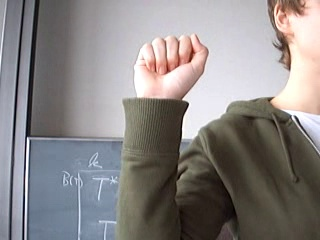
#> input picture Dataset/train/user_3/A4.jpg, 320 x 240 px; its folder holds only this picture in this run
$ jupyter execute --allow-errors tf_code.ipynb   (shell and % lines are left out)
#> lines starting #> are read from the running program, lines starting #| are printed output that depends on the picture
[cell 1]
# Based on the structure described in the tutorial at
# https://www.kaggle.com/paultimothymooney/interpret-sign-language-with-deep-learning

[cell 2]
import tensorflow as tf

[cell 3]
import os
import matplotlib.pyplot as plt
import random
import cv2
import pandas as pd
import numpy as np
import matplotlib.gridspec as gridspec
import seaborn as sns
import zlib
import itertools
import sklearn
import itertools
import scipy
import skimage
from glob import glob
from skimage.transform import resize
import csv
from tqdm import tqdm
from sklearn import model_selection
from sklearn.model_selection import train_test_split, learning_curve,KFold,cross_val_score,StratifiedKFold
from sklearn.utils import class_weight
from sklearn.metrics import confusion_matrix
#from imblearn.over_sampling import RandomOverSampler
#from imblearn.under_sampling import RandomUnderSampler

[cell 4]
imageSize=50
train_dir = "./Dataset/train/"
test_dir =  "./Dataset/test/"
import tqdm
def get_data(folder):
    """
    Load the data and labels from the given folder.
    """
#> called with folder = './Dataset/train/'
    X = []
    y = []

    for folderName in os.listdir(train_dir):
        if folderName == '.ipynb_checkpoints':
            continue
        else:

            for filename in os.listdir(f'{train_dir}/{folderName}'):
                if filename.startswith('A'):
                    label = 0
                elif filename.startswith('B'):
                    label = 1
                elif filename.startswith('C'):
                    label = 2
                elif filename.startswith('D'):
                    label = 3
                elif filename.startswith('E'):
                    label = 4
                elif filename.startswith('F'):
                    label = 5
                elif filename.startswith('G'):
                    label = 6
                elif filename.startswith('H'):
                    label = 7
                elif filename.startswith('I'):
                    label = 8
                elif filename.startswith('J'):
                    label = 9
                elif filename.startswith('K'):
                    label = 10
                elif filename.startswith('L'):
                    label = 11
                elif filename.startswith('M'):
                    label = 12
                elif filename.startswith('N'):
                    label = 13
                elif filename.startswith('O'):
                    label = 14
                elif filename.startswith('P'):
                    label = 15
                elif filename.startswith('Q'):
                    label = 16
                elif filename.startswith('R'):
                    label = 17
                elif filename.startswith('S'):
                    label = 18
                elif filename.startswith('T'):
                    label = 19
                elif filename.startswith('U'):
                    label = 20
                elif filename.startswith('V'):
                    label = 21
                elif filename.startswith('W'):
                    label = 22
                elif filename.startswith('X'):
                    label = 23
                elif filename.startswith('Y'):
                    label = 24
                elif filename.startswith('Z'):
                    label = 25

                img_file = cv2.imread(folder + folderName + '/' +filename)
#> img_file is the input picture: shape (240, 320, 3); mean B, G, R 133.5, 134.2, 138.5
                if img_file is not None:
                    img_arr = np.asarray(img_file)
                    X.append(img_arr)
                    y.append(label)
        X = np.asarray(X)
        y = np.asarray(y)
        return X,y

X_train, y_train = get_data(train_dir)
#> y_train = [0]
#X_test, y_test= get_data(test_dir) # Too few images

from sklearn.model_selection import train_test_split
#> (the rest of this cell did not finish here and is left out)

[cell 5]
# Shuffle data to permit further subsampling
from sklearn.utils import shuffle
#> (the rest of this cell did not finish here and is left out)

[cell 6]
# Shuffle data to permit further subsampling
from sklearn.utils import shuffle
#> (the rest of this cell did not finish here and is left out)

[cell 7]
# [15 lines left out: function plotHistogram, not called in this run]
#> (the rest of this cell did not finish here and is left out)

[cell 8]
# Check model for letter 'A'
multipleImages = glob('./Dataset/train/*/A*')
def plotThreeImages(images):
    r = random.sample(images, 3)
    plt.figure(figsize=(16,16))
    plt.subplot(131)
    plt.imshow(cv2.imread(r[0]))
    plt.subplot(132)
    plt.imshow(cv2.imread(r[1]))
    plt.subplot(133)
    plt.imshow(cv2.imread(r[2]))

#> (the rest of this cell did not finish here and is left out)

[cell 9]
# Check model for letter 'Y'
multipleImages = glob('./Dataset/train/*/Y*')
def plotThreeImages(images):
    r = random.sample(images, 3)
    plt.figure(figsize=(16,16))
    plt.subplot(131)
    plt.imshow(cv2.imread(r[0]))
    plt.subplot(132)
    plt.imshow(cv2.imread(r[1]))
    plt.subplot(133)
    plt.imshow(cv2.imread(r[2]))
#> (the rest of this cell did not finish here and is left out)

[cell 10]
print("A")
multipleImages = glob('./Dataset/train/*/A*')
i_ = 0
plt.rcParams['figure.figsize'] = (10.0, 10.0)
plt.subplots_adjust(wspace=0, hspace=0)
for l in multipleImages[:25]:
    im = cv2.imread(l)
    im = cv2.resize(im, (128, 128))
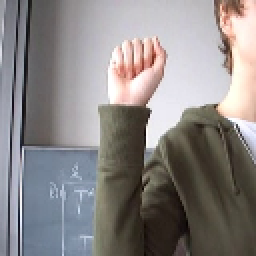
#> im: shape (128, 128, 3) (shown 2 times larger); mean B, G, R 133.4, 134.1, 138.4
    plt.subplot(5, 5, i_+1) #.set_title(l)
    plt.imshow(cv2.cvtColor(im, cv2.COLOR_BGR2RGB)); plt.axis('off')
    i_ += 1
#> pass 2 of the loop `for l in multipleImages[:25]:`:
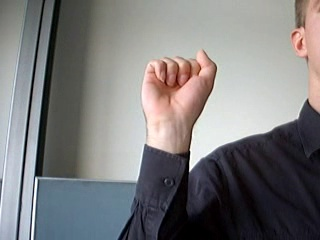
#> input picture Dataset/train/user_4/A7.jpg, 320 x 240 px
#> im is the input picture: shape (240, 320, 3); mean B, G, R 124.4, 123.7, 124.8
#> `im = cv2.resize(im, (128, 128))`:
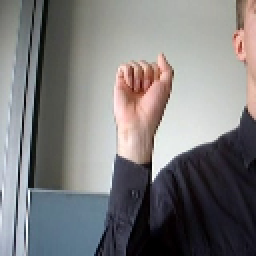
#> im: shape (128, 128, 3) (shown 2 times larger); mean B, G, R 124.2, 123.5, 124.7
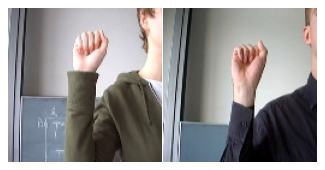
#> figure drawn by matplotlib, 2 panels

[cell 11]
map_characters = {0: 'A', 1: 'B', 2: 'C', 3: 'D', 4: 'E', 5: 'F', 6: 'G', 7: 'H', 8: 'I', 9: 'J', 10: 'K', 11: 'L', 12: 'M', 13: 'N', 14: 'O', 15: 'P', 16: 'Q', 17: 'R', 18: 'S', 19: 'T', 20: 'U', 21: 'V', 22: 'W', 23: 'X', 24: 'Y', 25: 'Z', 26: 'del', 27: 'nothing', 28: 'space', 29: 'other'}
dict_characters=map_characters
import seaborn as sns
df = pd.DataFrame()
df["labels"]=y_train
lab = df['labels']
dist = lab.value_counts()
sns.countplot(lab)
print(dict_characters)
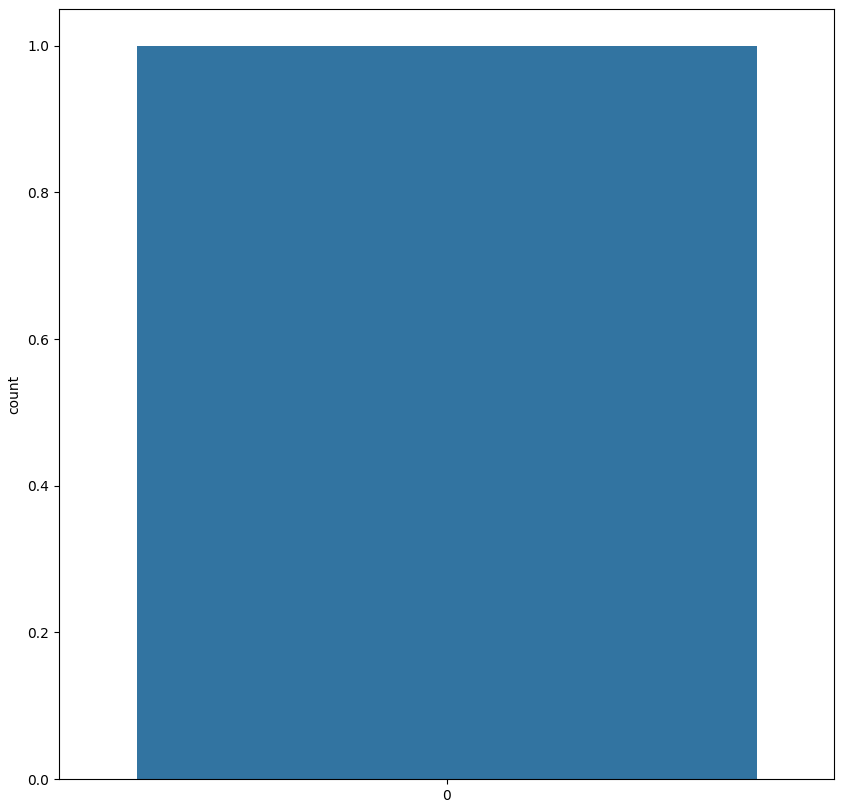
#> figure drawn by matplotlib, 1 panel
